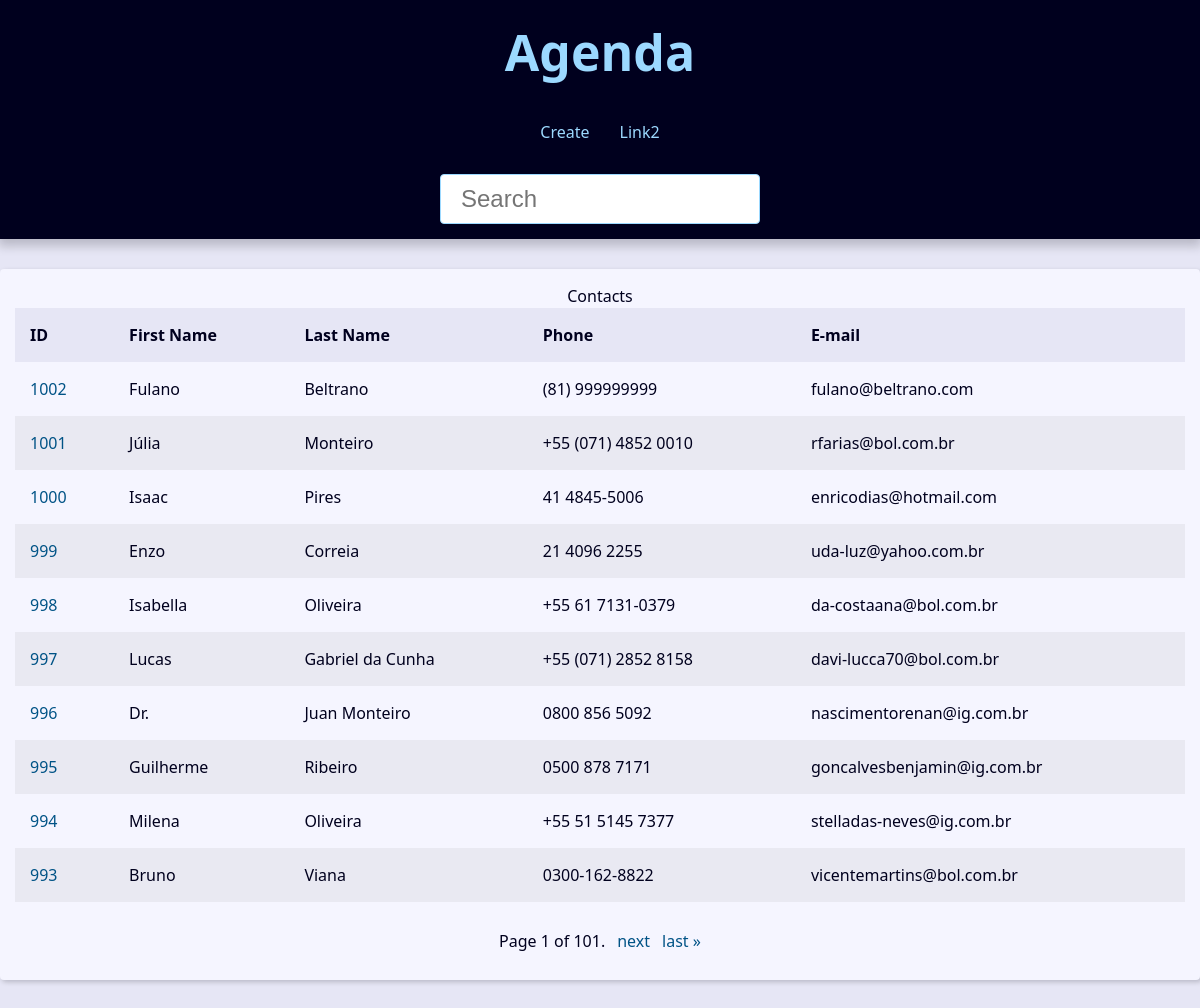
The app's page /, older data.
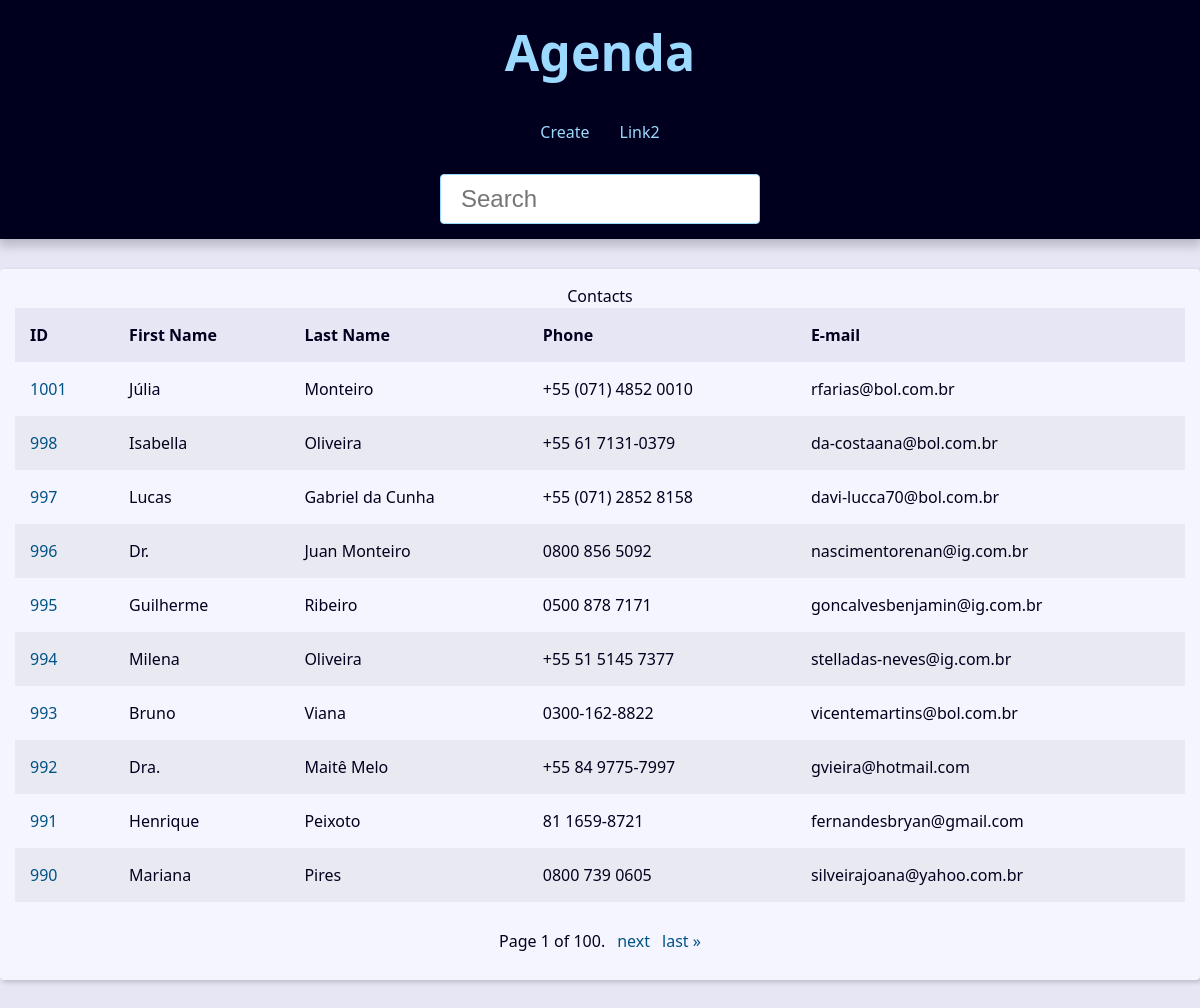
The same page, newer data.
### contact/models.py (models this page shows, shortened)
class Contact(models.Model):
    first_name = models.CharField(max_length=50)
    last_name = models.CharField(max_length=50)
    phone = models.CharField(max_length=50)
    email = models.EmailField(max_length=254, blank=True)
    created_date = models.DateTimeField(default=timezone.now)
    description = models.TextField(blank=True)
    show = models.BooleanField(default=True)
    picture = models.ImageField(blank=True, upload_to='pictures/%Y/%m')
    category = models.ForeignKey(Category, on_delete=models.SET_NULL, blank=True, null=True)
    owner = models.ForeignKey(User, on_delete=models.SET_NULL, blank=True, null=True)

### contact/views/contact_views.py (the view)
# urls.py: path('', views.index, name='index'),  # type: ignore
def index(request):
    contacts = Contact.objects \
        .filter(show=True)\
        .order_by('-id')
    paginator = Paginator(contacts, 10)
    page_number = request.GET.get("page")
    page_obj = paginator.get_page(page_number)
    context = {
        'page_obj': page_obj,
        'site_title': 'Contatos - '
    }
    return render(
        request,
        'contact/index.html',
        context
    )

### contact/templates/contact/index.html
{% extends 'global/base.html' %}
{% block content %}
  {% if page_obj %}
    <div class="responsive-table">
      <table class="contacts-table">
        <caption class="table-cation">Contacts</caption>
        <thead>
          <tr class="table-row table-row-header">
            <th class="table-header">ID</th>
            <th class="table-header">First Name</th>
            <th class="table-header">Last Name</th>
            <th class="table-header">Phone</th>
            <th class="table-header">E-mail</th>
          </tr>
        </thead>
        <tbody>
          {% for contact in page_obj %}
            <tr class="table-row">
              <td class="table-cel">
                <a href="{% url 'contact:contact' contact.id %}" class="table-link">{{ contact.id }}</a>
              </td>
              <td class="table-cel">{{ contact.first_name }}</td>
              <td class="table-cel">{{ contact.last_name }}</td>
              <td class="table-cel">{{ contact.phone }}</td>
              <td class="table-cel">{{ contact.email }}</td>
            </tr>
          {% endfor %}
        </tbody>
      </table>
    </div>
  {% else %}
    <div class="single-contact">
      <h1 class="single-contact-name">Nenhum contato encontrado.</h1>
    </div>
  {% endif %}
{% endblock %}

Row changes from the older to the newer data that the page shows:
removed Contact: id "1002", first_name "Fulano", last_name "Beltrano", phone "(81) 999999999", email "fulano@beltrano.com"
removed Contact: id "1000", first_name "Isaac", last_name "Pires", phone "41 4845-5006", email "enricodias@hotmail.com"
removed Contact: id "999", first_name "Enzo", last_name "Correia", phone "21 4096 2255", email "uda-luz@yahoo.com.br"
now on this page (row unchanged): Contact: id "992", first_name "Dra.", last_name "Maitê Melo", phone "+55 84 9775-7997", email "gvieira@hotmail.com"
now on this page (row unchanged): Contact: id "991", first_name "Henrique", last_name "Peixoto", phone "81 1659-8721", email "fernandesbryan@gmail.com"
now on this page (row unchanged): Contact: id "990", first_name "Mariana", last_name "Pires", phone "0800 739 0605", email "silveirajoana@yahoo.com.br"
Text that changed along with them:
{{ page_obj.paginator.num_pages }}: "101" → "100"
